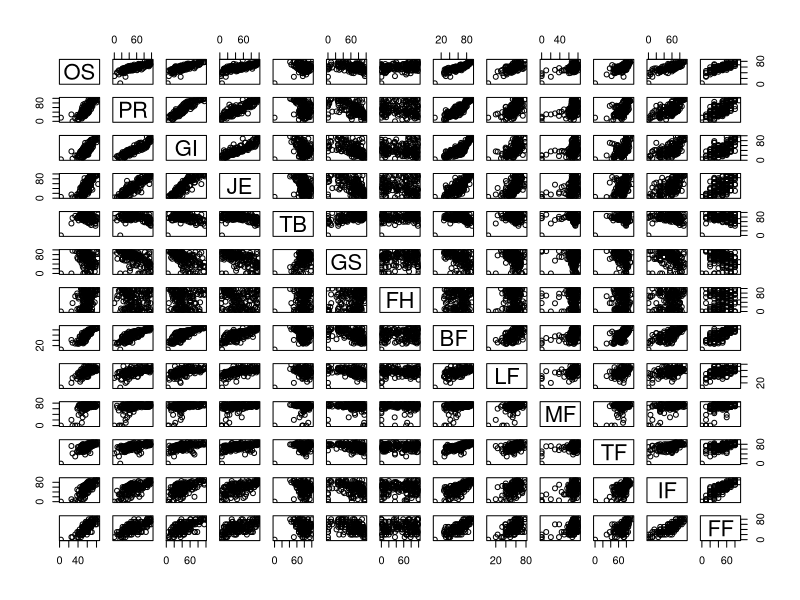
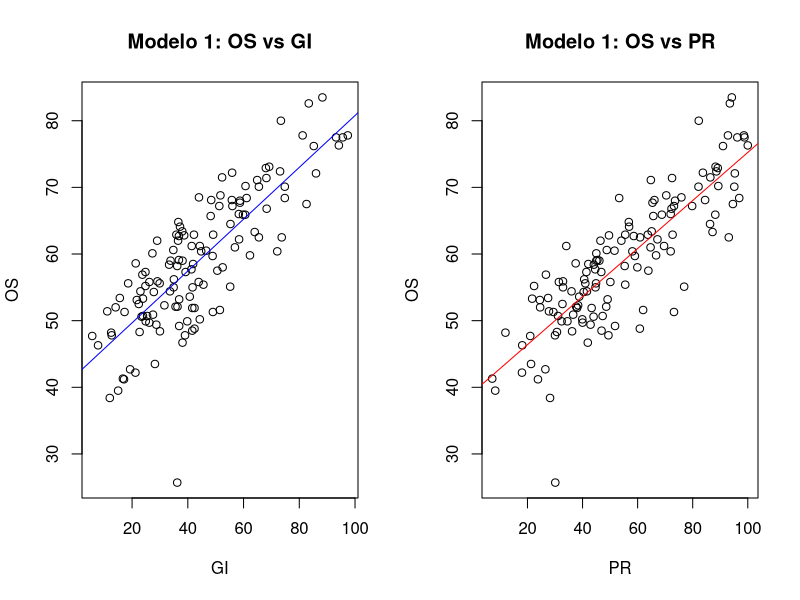

R code for these plots, in order:
# PRIMER PUNTO
# -----------------------------
#           Read data
# -----------------------------
data <- read.csv("data/FreedomIndex.csv")
data <- data[complete.cases(data), ] # NA's
data <- data[, 3:15] # Numéricas
names(data) <- c("OS", "PR", "GI", "JE", 
                 "TB", "GS", "FH", "BF", 
                 "LF", "MF", "TF", "IF", 
                 "FF") # Renombrar
# -----------------------------
# Lectura de la base de datos con algún tratamiento

# -----------------------------
#     Análisis descriptivo
# -----------------------------
plot(data) # Correlaciones
# Seleccionar dos covariables

# SEGUNDO PUNTO
set.seed(007) # Fijar semilla replicación
data_model <- data[ , c("OS", "PR", "GI")]
n <- nrow(data_model) # Número filas

rows <- sample(1:n, 0.75 * n) # Filas selección

# Partición del conjunto de datos
data_training <- data_model[rows, ] # Ajuste
data_test <- data_model[-rows, ] # Predicción

# TERCER PUNTO
# -----------------------------
#         Ajuste modelo
# -----------------------------
# También se puede stats::lm()
model_1 <- lm(OS ~ GI, data = data_training)
model_2 <- lm(OS ~ PR, data = data_training)

par(mfrow = c(1, 2))
# Para el primer modelo
plot(data_training$GI, data_training$OS, main = "Modelo 1: OS vs GI", xlab = "GI", ylab = "OS")
abline(model_1, col = "blue")  # Recta regresión

# Para el segundo modelo
plot(data_training$PR, data_training$OS, main = "Modelo 1: OS vs PR", xlab = "PR", ylab = "OS")
abline(model_2, col = "red")  # Recta regresión

# CUARTO PUNTO
# -----------------------------
#         Ajuste modelo
# -----------------------------
# Resúmenes de los modelos
summary_1 <- summary(model_1)
summary_2 <- summary(model_2)

# Análisis de varianza
# También se puede stats::anova()
anova_1 <- anova(model_1)
anova_2 <- anova(model_2)

# QUINTO PUNTO
# -----------------------------
#         Cálculo R2
# -----------------------------
r2_model1 <- summary_1$r.squared
r2_model2 <- summary_2$r.squared

# También se puede realizar a mano
# Con coeficiente correlación
y <- data_training$OS # Datos reales
y_hat1 <- fitted(model_1) # Ajustados (1)
y_hat2 <- fitted(model_2) # Ajustados (2)
# En lugar de fitted también se puede predict(model)
r2_model1 <- cor(y, y_hat1)^2 # Modelo 1
r2_model2 <- cor(y, y_hat2)^2 # Modelo 2

# Con sumas de cuadrados
y_bar <- mean(y) # Media datos reales
SST <- sum((y - y_bar)^2)
SSR <- sum((y_hat1 - y_bar)^2)
SSE <- sum((y - y_hat1)^2)
R2_sum <- SSR/SST

# SEXTO PUNTO
# -----------------------------
#         Cálculo R2
# -----------------------------
# Intervalo confianza respuesta media
confianza_datos <- data_training[, c("OS", "GI")]
predict(model_1, newdata = confianza_datos, 
        interval = "confidence", 
        level = 0.95)[1:3, ]

prediccion_datos <- data_test[, c("OS", "GI")]
predict(model_1, newdata = prediccion_datos, 
        interval = "prediction", 
        level = 0.95)[1:3, ]

# Estimación predicción
predict(model_1, newdata = data.frame(GI = 9), 
        interval = "prediction", 
        level = 0.95)
